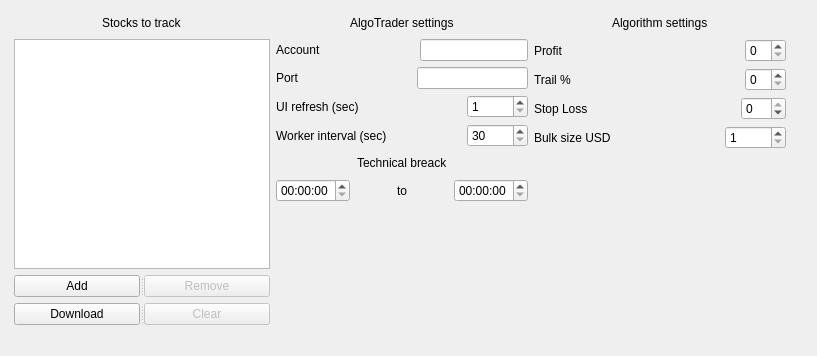
<?xml version="1.0" encoding="UTF-8"?>
<ui version="4.0">
 <class>fmSettings</class>
 <widget class="QWidget" name="fmSettings">
  <property name="geometry">
   <rect>
    <x>0</x>
    <y>0</y>
    <width>817</width>
    <height>356</height>
   </rect>
  </property>
  <property name="windowTitle">
   <string>Settings</string>
  </property>
  <widget class="QWidget" name="">
   <property name="geometry">
    <rect>
     <x>14</x>
     <y>13</y>
     <width>772</width>
     <height>312</height>
    </rect>
   </property>
   <layout class="QGridLayout" name="gridLayout">
    <item row="0" column="0">
     <layout class="QVBoxLayout" name="verticalLayout_3">
      <item>
       <layout class="QHBoxLayout" name="horizontalLayout_10">
        <item>
         <spacer name="horizontalSpacer_12">
          <property name="orientation">
           <enum>Qt::Horizontal</enum>
          </property>
          <property name="sizeHint" stdset="0">
           <size>
            <width>40</width>
            <height>20</height>
           </size>
          </property>
         </spacer>
        </item>
        <item>
         <widget class="QLabel" name="label">
          <property name="text">
           <string>Stocks to track</string>
          </property>
         </widget>
        </item>
        <item>
         <spacer name="horizontalSpacer_13">
          <property name="orientation">
           <enum>Qt::Horizontal</enum>
          </property>
          <property name="sizeHint" stdset="0">
           <size>
            <width>40</width>
            <height>20</height>
           </size>
          </property>
         </spacer>
        </item>
       </layout>
      </item>
      <item>
       <widget class="QListWidget" name="lstCandidates">
        <property name="selectionMode">
         <enum>QAbstractItemView::SingleSelection</enum>
        </property>
       </widget>
      </item>
      <item>
       <widget class="QSplitter" name="splitter">
        <property name="orientation">
         <enum>Qt::Horizontal</enum>
        </property>
        <widget class="QPushButton" name="btnAddC">
         <property name="text">
          <string>Add</string>
         </property>
        </widget>
        <widget class="QPushButton" name="btnRemoveC">
         <property name="enabled">
          <bool>false</bool>
         </property>
         <property name="text">
          <string>Remove</string>
         </property>
        </widget>
       </widget>
      </item>
      <item>
       <widget class="QSplitter" name="splitter_2">
        <property name="orientation">
         <enum>Qt::Horizontal</enum>
        </property>
        <widget class="QPushButton" name="btnGet">
         <property name="text">
          <string>Download</string>
         </property>
        </widget>
        <widget class="QPushButton" name="btnClear">
         <property name="enabled">
          <bool>false</bool>
         </property>
         <property name="text">
          <string>Clear</string>
         </property>
        </widget>
       </widget>
      </item>
     </layout>
    </item>
    <item row="0" column="1">
     <layout class="QVBoxLayout" name="station">
      <item>
       <layout class="QVBoxLayout" name="verticalLayout">
        <item>
         <layout class="QHBoxLayout" name="horizontalLayout_4">
          <item>
           <spacer name="horizontalSpacer_4">
            <property name="orientation">
             <enum>Qt::Horizontal</enum>
            </property>
            <property name="sizeHint" stdset="0">
             <size>
              <width>40</width>
              <height>20</height>
             </size>
            </property>
           </spacer>
          </item>
          <item>
           <widget class="QLabel" name="label_3">
            <property name="text">
             <string>AlgoTrader settings</string>
            </property>
           </widget>
          </item>
          <item>
           <spacer name="horizontalSpacer_5">
            <property name="orientation">
             <enum>Qt::Horizontal</enum>
            </property>
            <property name="sizeHint" stdset="0">
             <size>
              <width>40</width>
              <height>20</height>
             </size>
            </property>
           </spacer>
          </item>
         </layout>
        </item>
        <item>
         <layout class="QHBoxLayout" name="horizontalLayout_3">
          <item>
           <widget class="QLabel" name="label_8">
            <property name="text">
             <string>Account</string>
            </property>
           </widget>
          </item>
          <item>
           <spacer name="horizontalSpacer">
            <property name="orientation">
             <enum>Qt::Horizontal</enum>
            </property>
            <property name="sizeHint" stdset="0">
             <size>
              <width>40</width>
              <height>20</height>
             </size>
            </property>
           </spacer>
          </item>
          <item>
           <widget class="QLineEdit" name="txtAccount"/>
          </item>
         </layout>
        </item>
        <item>
         <layout class="QHBoxLayout" name="horizontalLayout_2">
          <item>
           <widget class="QLabel" name="label_9">
            <property name="text">
             <string>Port</string>
            </property>
           </widget>
          </item>
          <item>
           <spacer name="horizontalSpacer_2">
            <property name="orientation">
             <enum>Qt::Horizontal</enum>
            </property>
            <property name="sizeHint" stdset="0">
             <size>
              <width>40</width>
              <height>20</height>
             </size>
            </property>
           </spacer>
          </item>
          <item>
           <widget class="QLineEdit" name="txtPort"/>
          </item>
         </layout>
        </item>
        <item>
         <layout class="QHBoxLayout" name="horizontalLayout">
          <item>
           <widget class="QLabel" name="label_10">
            <property name="text">
             <string>UI refresh (sec)</string>
            </property>
           </widget>
          </item>
          <item>
           <spacer name="horizontalSpacer_3">
            <property name="orientation">
             <enum>Qt::Horizontal</enum>
            </property>
            <property name="sizeHint" stdset="0">
             <size>
              <width>40</width>
              <height>20</height>
             </size>
            </property>
           </spacer>
          </item>
          <item>
           <widget class="QSpinBox" name="spIntervalUi">
            <property name="minimum">
             <number>1</number>
            </property>
            <property name="maximum">
             <number>99999</number>
            </property>
           </widget>
          </item>
         </layout>
        </item>
        <item>
         <layout class="QHBoxLayout" name="horizontalLayout_13">
          <item>
           <widget class="QLabel" name="label_13">
            <property name="text">
             <string>Worker interval (sec)</string>
            </property>
           </widget>
          </item>
          <item>
           <spacer name="horizontalSpacer_18">
            <property name="orientation">
             <enum>Qt::Horizontal</enum>
            </property>
            <property name="sizeHint" stdset="0">
             <size>
              <width>40</width>
              <height>20</height>
             </size>
            </property>
           </spacer>
          </item>
          <item>
           <widget class="QSpinBox" name="spIntervalWorker">
            <property name="minimum">
             <number>30</number>
            </property>
            <property name="maximum">
             <number>99999</number>
            </property>
           </widget>
          </item>
         </layout>
        </item>
       </layout>
      </item>
      <item>
       <layout class="QVBoxLayout" name="verticalLayout_5">
        <item>
         <layout class="QHBoxLayout" name="horizontalLayout_12">
          <item>
           <spacer name="horizontalSpacer_17">
            <property name="orientation">
             <enum>Qt::Horizontal</enum>
            </property>
            <property name="sizeHint" stdset="0">
             <size>
              <width>40</width>
              <height>20</height>
             </size>
            </property>
           </spacer>
          </item>
          <item>
           <widget class="QLabel" name="label_12">
            <property name="text">
             <string>Technical breack</string>
            </property>
           </widget>
          </item>
          <item>
           <spacer name="horizontalSpacer_16">
            <property name="orientation">
             <enum>Qt::Horizontal</enum>
            </property>
            <property name="sizeHint" stdset="0">
             <size>
              <width>40</width>
              <height>20</height>
             </size>
            </property>
           </spacer>
          </item>
         </layout>
        </item>
        <item>
         <layout class="QHBoxLayout" name="horizontalLayout_11">
          <item>
           <widget class="QTimeEdit" name="tmTechFrom"/>
          </item>
          <item>
           <spacer name="horizontalSpacer_14">
            <property name="orientation">
             <enum>Qt::Horizontal</enum>
            </property>
            <property name="sizeHint" stdset="0">
             <size>
              <width>40</width>
              <height>20</height>
             </size>
            </property>
           </spacer>
          </item>
          <item>
           <widget class="QLabel" name="label_11">
            <property name="text">
             <string>to</string>
            </property>
           </widget>
          </item>
          <item>
           <spacer name="horizontalSpacer_15">
            <property name="orientation">
             <enum>Qt::Horizontal</enum>
            </property>
            <property name="sizeHint" stdset="0">
             <size>
              <width>40</width>
              <height>20</height>
             </size>
            </property>
           </spacer>
          </item>
          <item>
           <widget class="QTimeEdit" name="tmTechTo"/>
          </item>
         </layout>
        </item>
       </layout>
      </item>
      <item>
       <spacer name="verticalSpacer_2">
        <property name="orientation">
         <enum>Qt::Vertical</enum>
        </property>
        <property name="sizeHint" stdset="0">
         <size>
          <width>20</width>
          <height>40</height>
         </size>
        </property>
       </spacer>
      </item>
     </layout>
    </item>
    <item row="0" column="2">
     <layout class="QVBoxLayout" name="algorithm">
      <item>
       <layout class="QVBoxLayout" name="verticalLayout_2">
        <item>
         <layout class="QHBoxLayout" name="horizontalLayout_9">
          <item>
           <spacer name="horizontalSpacer_7">
            <property name="orientation">
             <enum>Qt::Horizontal</enum>
            </property>
            <property name="sizeHint" stdset="0">
             <size>
              <width>40</width>
              <height>20</height>
             </size>
            </property>
           </spacer>
          </item>
          <item>
           <widget class="QLabel" name="label_2">
            <property name="text">
             <string>Algorithm settings</string>
            </property>
           </widget>
          </item>
          <item>
           <spacer name="horizontalSpacer_6">
            <property name="orientation">
             <enum>Qt::Horizontal</enum>
            </property>
            <property name="sizeHint" stdset="0">
             <size>
              <width>40</width>
              <height>20</height>
             </size>
            </property>
           </spacer>
          </item>
         </layout>
        </item>
        <item>
         <layout class="QHBoxLayout" name="horizontalLayout_8">
          <item>
           <widget class="QLabel" name="label_4">
            <property name="text">
             <string>Profit</string>
            </property>
           </widget>
          </item>
          <item>
           <spacer name="horizontalSpacer_8">
            <property name="orientation">
             <enum>Qt::Horizontal</enum>
            </property>
            <property name="sizeHint" stdset="0">
             <size>
              <width>40</width>
              <height>20</height>
             </size>
            </property>
           </spacer>
          </item>
          <item>
           <widget class="QSpinBox" name="spProfit"/>
          </item>
         </layout>
        </item>
        <item>
         <layout class="QHBoxLayout" name="horizontalLayout_7">
          <item>
           <widget class="QLabel" name="label_6">
            <property name="text">
             <string>Trail %</string>
            </property>
           </widget>
          </item>
          <item>
           <spacer name="horizontalSpacer_9">
            <property name="orientation">
             <enum>Qt::Horizontal</enum>
            </property>
            <property name="sizeHint" stdset="0">
             <size>
              <width>40</width>
              <height>20</height>
             </size>
            </property>
           </spacer>
          </item>
          <item>
           <widget class="QSpinBox" name="spTrail"/>
          </item>
         </layout>
        </item>
        <item>
         <layout class="QHBoxLayout" name="horizontalLayout_6">
          <item>
           <widget class="QLabel" name="label_5">
            <property name="text">
             <string>Stop Loss</string>
            </property>
           </widget>
          </item>
          <item>
           <spacer name="horizontalSpacer_10">
            <property name="orientation">
             <enum>Qt::Horizontal</enum>
            </property>
            <property name="sizeHint" stdset="0">
             <size>
              <width>40</width>
              <height>20</height>
             </size>
            </property>
           </spacer>
          </item>
          <item>
           <widget class="QSpinBox" name="spLoss">
            <property name="minimum">
             <number>-99</number>
            </property>
            <property name="maximum">
             <number>0</number>
            </property>
           </widget>
          </item>
         </layout>
        </item>
        <item>
         <layout class="QHBoxLayout" name="horizontalLayout_5">
          <item>
           <widget class="QLabel" name="label_7">
            <property name="text">
             <string>Bulk size USD</string>
            </property>
           </widget>
          </item>
          <item>
           <spacer name="horizontalSpacer_11">
            <property name="orientation">
             <enum>Qt::Horizontal</enum>
            </property>
            <property name="sizeHint" stdset="0">
             <size>
              <width>40</width>
              <height>20</height>
             </size>
            </property>
           </spacer>
          </item>
          <item>
           <widget class="QSpinBox" name="spBulck">
            <property name="minimum">
             <number>1</number>
            </property>
            <property name="maximum">
             <number>10000</number>
            </property>
           </widget>
          </item>
         </layout>
        </item>
       </layout>
      </item>
      <item>
       <spacer name="verticalSpacer">
        <property name="orientation">
         <enum>Qt::Vertical</enum>
        </property>
        <property name="sizeHint" stdset="0">
         <size>
          <width>20</width>
          <height>40</height>
         </size>
        </property>
       </spacer>
      </item>
     </layout>
    </item>
   </layout>
  </widget>
 </widget>
 <resources/>
 <connections/>
</ui>
